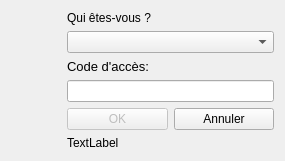
<?xml version="1.0" encoding="UTF-8"?>
<ui version="4.0">
 <class>D_PopUpCode</class>
 <widget class="QWidget" name="D_PopUpCode">
  <property name="windowModality">
   <enum>Qt::ApplicationModal</enum>
  </property>
  <property name="geometry">
   <rect>
    <x>0</x>
    <y>0</y>
    <width>285</width>
    <height>146</height>
   </rect>
  </property>
  <property name="windowTitle">
   <string>Identification</string>
  </property>
  <property name="windowIcon">
   <iconset resource="ImagesIcones.qrc">
    <normaloff>:/IconeLO.png</normaloff>:/IconeLO.png</iconset>
  </property>
  <layout class="QGridLayout" name="gridLayout_2">
   <item row="0" column="2">
    <layout class="QGridLayout" name="gridLayout">
     <item row="2" column="0">
      <widget class="QLabel" name="Lb_Code">
       <property name="font">
        <font>
         <pointsize>10</pointsize>
        </font>
       </property>
       <property name="text">
        <string>Code d'accès:</string>
       </property>
      </widget>
     </item>
     <item row="3" column="0" colspan="2">
      <widget class="QLineEdit" name="LE_Code"/>
     </item>
     <item row="5" column="0" colspan="2">
      <widget class="QLabel" name="Lb_Erreur">
       <property name="text">
        <string>TextLabel</string>
       </property>
      </widget>
     </item>
     <item row="4" column="0">
      <widget class="QPushButton" name="Bt_OK">
       <property name="enabled">
        <bool>false</bool>
       </property>
       <property name="text">
        <string>OK</string>
       </property>
      </widget>
     </item>
     <item row="4" column="1">
      <widget class="QPushButton" name="Bt_Annuler">
       <property name="text">
        <string>Annuler</string>
       </property>
      </widget>
     </item>
     <item row="1" column="0" colspan="2">
      <widget class="QComboBox" name="CBx_Benevole"/>
     </item>
     <item row="0" column="0" colspan="2">
      <widget class="QLabel" name="Lb_Benevole">
       <property name="text">
        <string>Qui êtes-vous ?</string>
       </property>
      </widget>
     </item>
    </layout>
   </item>
   <item row="0" column="1">
    <widget class="QLabel" name="Lb_Image">
     <property name="maximumSize">
      <size>
       <width>50</width>
       <height>50</height>
      </size>
     </property>
     <property name="text">
      <string/>
     </property>
     <property name="pixmap">
      <pixmap resource="ImagesIcones.qrc">:/Verrouiller.png</pixmap>
     </property>
     <property name="scaledContents">
      <bool>true</bool>
     </property>
    </widget>
   </item>
  </layout>
 </widget>
 <resources>
  <include location="ImagesIcones.qrc"/>
 </resources>
 <connections/>
</ui>
